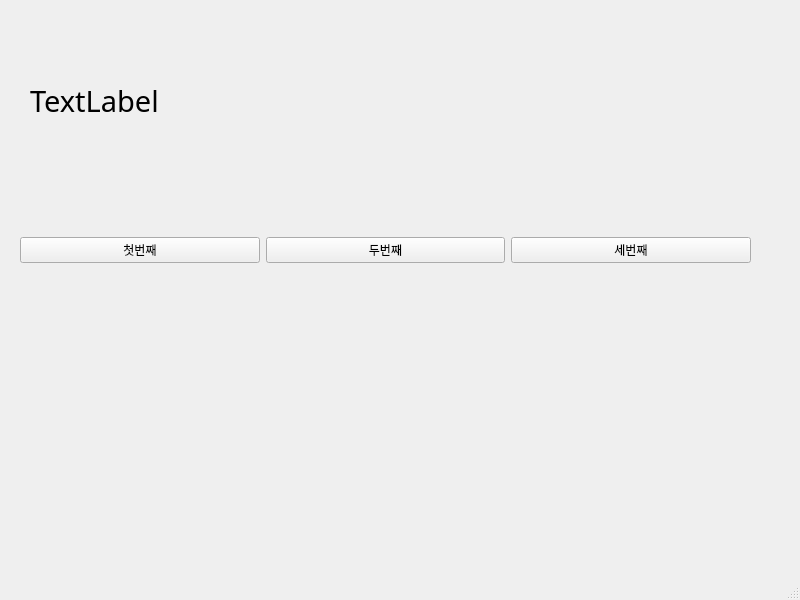
<?xml version="1.0" encoding="UTF-8"?>
<ui version="4.0">
 <class>MainWindow</class>
 <widget class="QMainWindow" name="MainWindow">
  <property name="geometry">
   <rect>
    <x>0</x>
    <y>0</y>
    <width>800</width>
    <height>600</height>
   </rect>
  </property>
  <property name="windowTitle">
   <string>MainWindow</string>
  </property>
  <widget class="QWidget" name="centralwidget">
   <widget class="QWidget" name="horizontalLayoutWidget">
    <property name="geometry">
     <rect>
      <x>20</x>
      <y>170</y>
      <width>731</width>
      <height>161</height>
     </rect>
    </property>
    <layout class="QHBoxLayout" name="horizontalLayout">
     <item>
      <widget class="QPushButton" name="pushButton_3">
       <property name="text">
        <string>첫번째</string>
       </property>
      </widget>
     </item>
     <item>
      <widget class="QPushButton" name="pushButton_2">
       <property name="text">
        <string>두번째</string>
       </property>
      </widget>
     </item>
     <item>
      <widget class="QPushButton" name="pushButton">
       <property name="text">
        <string>세번째</string>
       </property>
      </widget>
     </item>
    </layout>
   </widget>
   <widget class="QLabel" name="label">
    <property name="geometry">
     <rect>
      <x>30</x>
      <y>50</y>
      <width>721</width>
      <height>101</height>
     </rect>
    </property>
    <property name="font">
     <font>
      <family>새굴림</family>
      <pointsize>22</pointsize>
     </font>
    </property>
    <property name="text">
     <string>TextLabel</string>
    </property>
   </widget>
  </widget>
  <widget class="QMenuBar" name="menubar">
   <property name="geometry">
    <rect>
     <x>0</x>
     <y>0</y>
     <width>800</width>
     <height>21</height>
    </rect>
   </property>
  </widget>
  <widget class="QStatusBar" name="statusbar"/>
 </widget>
 <resources/>
 <connections>
  <connection>
   <sender>pushButton_3</sender>
   <signal>clicked()</signal>
   <receiver>MainWindow</receiver>
   <slot>firstClick()</slot>
   <hints>
    <hint type="sourcelabel">
     <x>151</x>
     <y>271</y>
    </hint>
    <hint type="destinationlabel">
     <x>196</x>
     <y>318</y>
    </hint>
   </hints>
  </connection>
  <connection>
   <sender>pushButton_2</sender>
   <signal>clicked()</signal>
   <receiver>MainWindow</receiver>
   <slot>secondClick()</slot>
   <hints>
    <hint type="sourcelabel">
     <x>386</x>
     <y>274</y>
    </hint>
    <hint type="destinationlabel">
     <x>435</x>
     <y>319</y>
    </hint>
   </hints>
  </connection>
  <connection>
   <sender>pushButton</sender>
   <signal>clicked()</signal>
   <receiver>MainWindow</receiver>
   <slot>thirdClick()</slot>
   <hints>
    <hint type="sourcelabel">
     <x>635</x>
     <y>270</y>
    </hint>
    <hint type="destinationlabel">
     <x>699</x>
     <y>313</y>
    </hint>
   </hints>
  </connection>
 </connections>
 <slots>
  <slot>firstClick()</slot>
  <slot>secondClick()</slot>
  <slot>thirdClick()</slot>
 </slots>
</ui>
